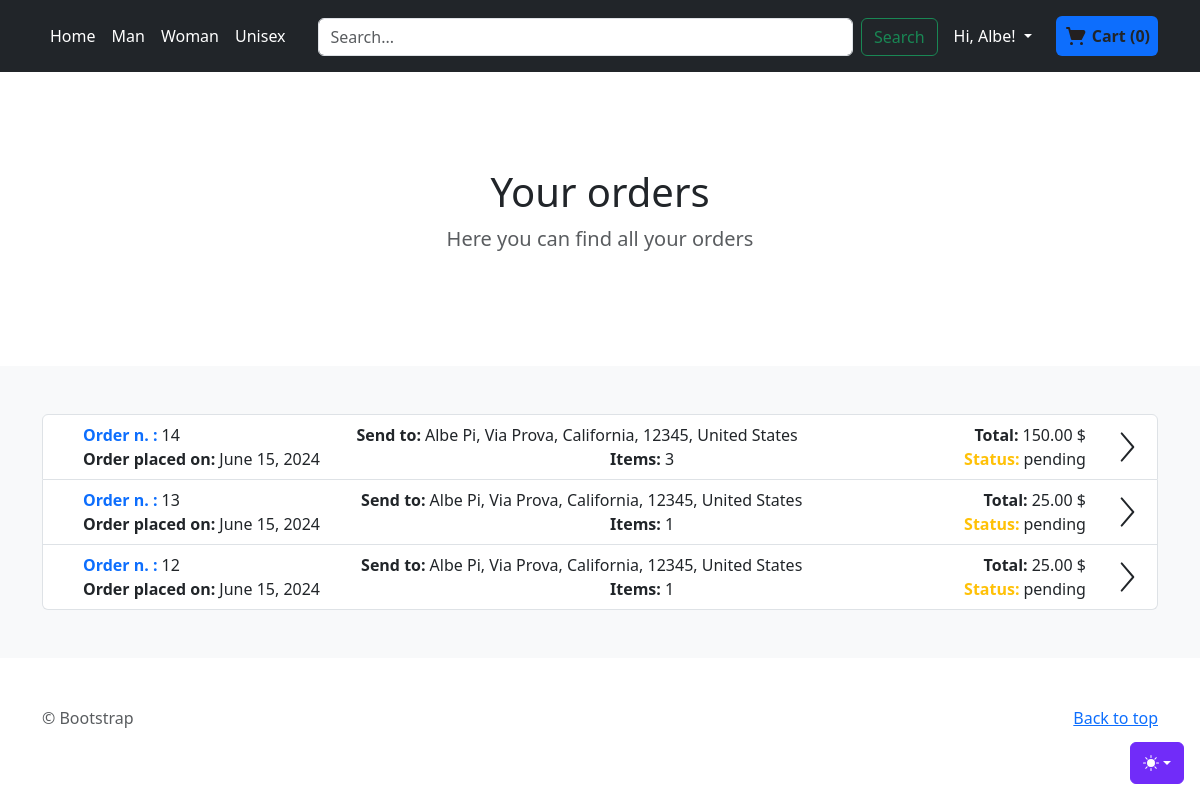
The app's page /order/orders/ (signed in), older data.
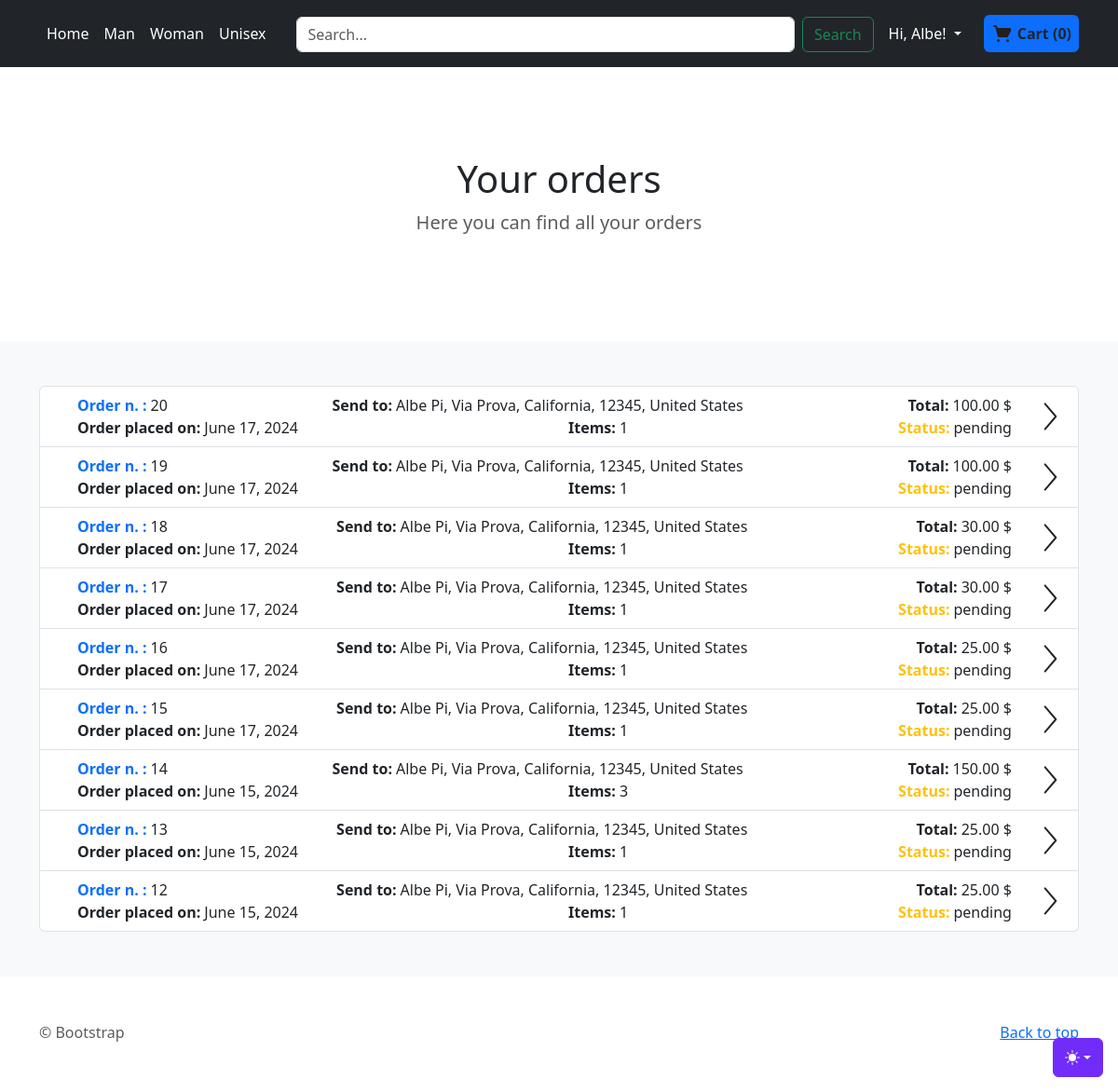
The same page, newer data.
### accounts/models.py (models this page shows, shortened)
class CustomUser(AbstractUser):
    def __str__(self):
        return self.username

class Address(models.Model):
    user = models.ForeignKey(CustomUser, on_delete=models.CASCADE, null=True, blank=True)
    nickname = models.CharField(max_length=255, blank=True, null=False)
    first_name_recipient = models.CharField(max_length=255, blank=True, null=True)
    last_name_recipient = models.CharField(max_length=255, blank=True, null=True)
    address1 = models.CharField(max_length=255, blank=False, null=False)
    address2 = models.CharField(max_length=255, blank=True, null=True)
    country = models.CharField(max_length=255, blank=False, null=False)
    state = models.CharField(max_length=255, blank=False, null=False)
    zip = models.CharField(max_length=20, blank=False, null=False)

### order/models.py (models this page shows, shortened)
class Order(models.Model):
    PAYMENT_METHODS = [
        ('credit', 'Credit Card'),
        ('debit', 'Debit Card'),
        ('paypal', 'PayPal')
    ]
    user = models.ForeignKey(CustomUser, on_delete=models.SET_NULL, null=True, blank=True,editable=False)
    created_at = models.DateTimeField(auto_now_add=True)
    total_products = models.PositiveIntegerField(null=False,blank=False,editable=False)
    total_price = models.DecimalField(max_digits=10, decimal_places=2,null=False,blank=False,default=0,editable=False)
    payment_method = models.CharField(max_length=20,choices=PAYMENT_METHODS,null=False,blank=False,editable=False)
    address = models.ForeignKey(Address, on_delete=models.PROTECT,null=True,blank=True)
    status = models.CharField(max_length=20, choices=OrderStatus.choices(), default=OrderStatus.PENDING.value)

### order/views.py (the view)
# urls.py: path('orders/', views.orders, name='orders'),
def orders(request):
    data_response = {
        'orders': None
    }
    if request.user.is_authenticated:
        user_id = request.user.id
        orders = Order.objects.filter(user=user_id).all().order_by('-created_at')
        data_response['orders'] = orders
    return render(request, 'order/orders.html', cart_info(request) | data_response)

### order/models.py (called while the page is built)
    def total_items(self):
        return sum(item.quantity for item in self.cartitem_set.all())

    def total_price(self):
        total = 0
        for item in self.cartitem_set.all():
            total += item.quantity * item.product.price
        return total

### order/views.py (called while the page is built, shortened)
def get_or_create_cart(request):
    if request.user.is_authenticated:
        cart, created = Cart.objects.get_or_create(user=request.user)
    return cart

def get_cart_products(cart):
    cart_items = CartItem.objects.filter(cart=cart).select_related('product')
    cart_products = [
        {
            'product_id': item.product.id,
            'name': item.product.title,
            'price': item.product.price,
            'quantity': item.quantity,
            'size': item.product.size.size_name,
            'color': item.product.color.color_name
        } for item in cart_items
    ]
    return cart_products

def cart_info(request):
    cart = get_or_create_cart(request)
    data_response = {
        'cart_products': get_cart_products(cart),
        'total_items': cart.total_items(),
        'total_price': cart.total_price()
    }
    return data_response

### templates/order/orders.html (shortened to what this page needs)
{% extends 'store/index.html' %}
{% load static %}
{% block categories %}
  <section class="py-5 text-center container">
        <div class="row py-lg-5">
      <div class="col-lg-6 col-md-8 mx-auto">
        <h1 class="fw-light">{% block section_title %}Your orders {% endblock section_title %}</h1>
        <p class="lead text-body-secondary">{% block section_par %}Here you can find all your orders{% endblock section_par %}</p>
      </div>
    </div>
  </section>
{% endblock categories %}
{% block content %}
    {% if orders %}
        <div class="list-group">
        {% for order in orders %}
          <a href="{% url 'order:order-detail' order.id %}" class="list-group-item list-group-item-action">
          <div class="d-flex justify-content-between align-items-center">
              <div class="w-100">
                  <div class="d-flex justify-content-between flex-wrap">
                              <div class="mx-4 d-flex">
                                  <span class="me-1 text-primary fw-bold">Order n. :</span>
                                  <span class="" > {{ order.id }}</span>
                              </div>
                              <div class="mx-4 d-flex align-items-center">
                                  <span class="me-1 fw-bold">Send to: </span>
                                  <span class="">{{ order.address.first_name_recipient }} {{ order.address.last_name_recipient }},
                                  {{ order.address.address1 }}, {% if order.address.address2 %}{{ order.address.address2 }},{% endif %}
                                  {{ order.address.state }}, {{ order.address.zip }}, {{ order.address.country }}</span>
                              </div>
                                <div class="mx-4 d-flex">
                                  <span class="me-1 fw-bold">Total:</span>
                                  <span class=""> {{ order.total_price }} $</span>
                              </div>
                          </div>
                  <div class="d-flex justify-content-between flex-wrap">
                              <div class="mx-4 d-flex">
                                  <span class="me-1 fw-bold">Order placed on:</span>
                                  <span class="" > {{ order.created_at.date }}</span>
                              </div>
                              <div class="mx-4 d-flex">
                                  <span class="me-1 fw-bold">Items:</span>
                                  <span class=""> {{ order.total_products }}</span>
                              </div>
                              <div class="mx-4 d-flex">
                                  <span class="me-1 text-warning fw-bold">Status:</span>
                                  <span class="" > {{ order.status }}</span>
                              </div>
                          </div>
              </div>
              <svg id="i-chevron-right" xmlns="http://www.w3.org/2000/svg" viewBox="0 0 32 32" width="32" height="32" fill="none" stroke="currentcolor" stroke-linecap="round" stroke-linejoin="round" stroke-width="2">
                <path d="M12 30 L24 16 12 2" />
              </svg>
          </div>
          </a>
        {% endfor %}
        </div>
    {% else %}
        <div class="text-center text-warning">
        There are no orders placed
        </div>
    {% endif %}
{% endblock content %}

### templates/store/index.html (shortened to what this page needs)
{% load static %}
<!doctype html>
<html lang="en" data-bs-theme="auto">
  <head><script src="{% static 'assets/js/color-modes.js' %}"></script>
    <link rel="stylesheet" href="https://cdn.jsdelivr.net/npm/@docsearch/css@3">
<link href="{%  static 'assets/dist/css/bootstrap.min.css' %}" rel="stylesheet">
<link href="{%  static 'assets/dist/css/store.css' %}" rel="stylesheet">
  </head>
  <body>
    <div class="dropdown position-fixed bottom-0 end-0 mb-3 me-3 bd-mode-toggle">
      <button class="btn btn-bd-primary py-2 dropdown-toggle d-flex align-items-center"
              id="bd-theme"
              type="button"
              aria-expanded="false"
              data-bs-toggle="dropdown"
              aria-label="Toggle theme (auto)">
        <svg class="bi my-1 theme-icon-active" width="1em" height="1em"><use href="#circle-half"></use></svg>
      </button>
    </div>
  <header class="p-3 text-bg-dark">
    <div class="container">
      <div class="d-flex flex-wrap align-items-center justify-content-between">
        <ul class="nav col-12 col-lg-auto mb-2 justify-content-center mb-md-0">
            <li><a href="{% url 'store:home' %}" class="nav-link px-2 text-white">Home</a></li>
            <li><a href="{% url 'store:gender-store' 'Male' %}" class="nav-link px-2 text-white">Man</a></li>
            <li><a href="{% url 'store:gender-store' 'Female' %}" class="nav-link px-2 text-white">Woman</a></li>
            <li><a href="{% url 'store:gender-store' 'Unisex' %}" class="nav-link px-2 text-white">Unisex</a></li>
        </ul>
        <form method="GET" action="{% url 'store:search' %}" class="m-auto col-lg-auto mb-3 mb-lg-0 me-lg-3 flex-grow-1 mx-4" role="search">
            <div class="d-flex">
                <input class="form-control me-2" type="search" placeholder="Search..." aria-label="Search" name="searched">
                <button class="btn btn-outline-success" type="submit">Search</button>
            </div>
        </form>
      <div class="m-auto d-flex justify-content-between align-items-center">
          {% if user.is_authenticated %}
            <div class="dropdown text-end me-4">
          <a href="#" class="d-block link-body-emphasis text-decoration-none dropdown-toggle text-white" data-bs-toggle="dropdown" aria-expanded="false">
              {% if user.first_name %}
                Hi, {{ user.first_name }}!
              {% else %}
                Hi, {{ user.username }}!
              {% endif %}
          </a>
        </div>
          {% endif %}
<div class="d-flex justify-content-center align-items-center rounded bg-primary p-2">
    <a href="{% url 'order:cart-overview' %}" class="d-flex justify-content-center text-decoration-none align-items-center" style="width: 100%; height: 100%;">
        <span class="ml-1 fw-bold text-dark" id="cart-total">
            Cart ({{ total_items }})
        </span>
    </a>
</div>
      </div>
      </div>
    </div>
  </header>
<main>
    {% block categories %}{% endblock categories %}
  <div class="album py-5 bg-body-tertiary">
    <div class="container">
        {% block content %}{% endblock content %}
    </div>
  </div>
</main>
<footer class="text-body-secondary py-5">
  <div class="container">
    <p class="float-end mb-1">
      <a href="#">Back to top</a>
    </p>
    <p class="mb-1"> &copy; Bootstrap</p>
  </div>
</footer>
    </body>
</html>

### templates/store/index.html (style rules this page uses)
.bi { vertical-align: -.125em; fill: currentColor; }
.btn-bd-primary { --bd-violet-bg: #712cf9; --bd-violet-rgb: 112.520718, 44.062154, 249.437846; --bs-btn-font-weight: 600; --bs-btn-color: var(--bs-white); --bs-btn-bg: var(--bd-violet-bg); --bs-btn-border-color: var(--bd-violet-bg); --bs-btn-hover-color: var(--bs-white); --bs-btn-hover-bg: #6528e0; --bs-btn-hover-border-color: #6528e0; --bs-btn-focus-shadow-rgb: var(--bd-violet-rgb); --bs-btn-active-color: var(--bs-btn-hover-color); --bs-btn-active-bg: #5a23c8; --bs-btn-active-border-color: #5a23c8; }
.bd-mode-toggle { z-index: 1500; }

Row changes from the older to the newer data that the page shows:
added Order: id "20", address.first_name_recipient "Albe", address.last_name_recipient "Pi", address.address1 "Via Prova", address.state "California", address.zip "12345", address.country "United States", total_price "100.00", created_at "June 17, 2024", total_products "1", status "pending"
added Order: id "19", address.first_name_recipient "Albe", address.last_name_recipient "Pi", address.address1 "Via Prova", address.state "California", address.zip "12345", address.country "United States", total_price "100.00", created_at "June 17, 2024", total_products "1", status "pending"
added Order: id "18", address.first_name_recipient "Albe", address.last_name_recipient "Pi", address.address1 "Via Prova", address.state "California", address.zip "12345", address.country "United States", total_price "30.00", created_at "June 17, 2024", total_products "1", status "pending"
added Order: id "17", address.first_name_recipient "Albe", address.last_name_recipient "Pi", address.address1 "Via Prova", address.state "California", address.zip "12345", address.country "United States", total_price "30.00", created_at "June 17, 2024", total_products "1", status "pending"
added Order: id "16", address.first_name_recipient "Albe", address.last_name_recipient "Pi", address.address1 "Via Prova", address.state "California", address.zip "12345", address.country "United States", total_price "25.00", created_at "June 17, 2024", total_products "1", status "pending"
added Order: id "15", address.first_name_recipient "Albe", address.last_name_recipient "Pi", address.address1 "Via Prova", address.state "California", address.zip "12345", address.country "United States", total_price "25.00", created_at "June 17, 2024", total_products "1", status "pending"
